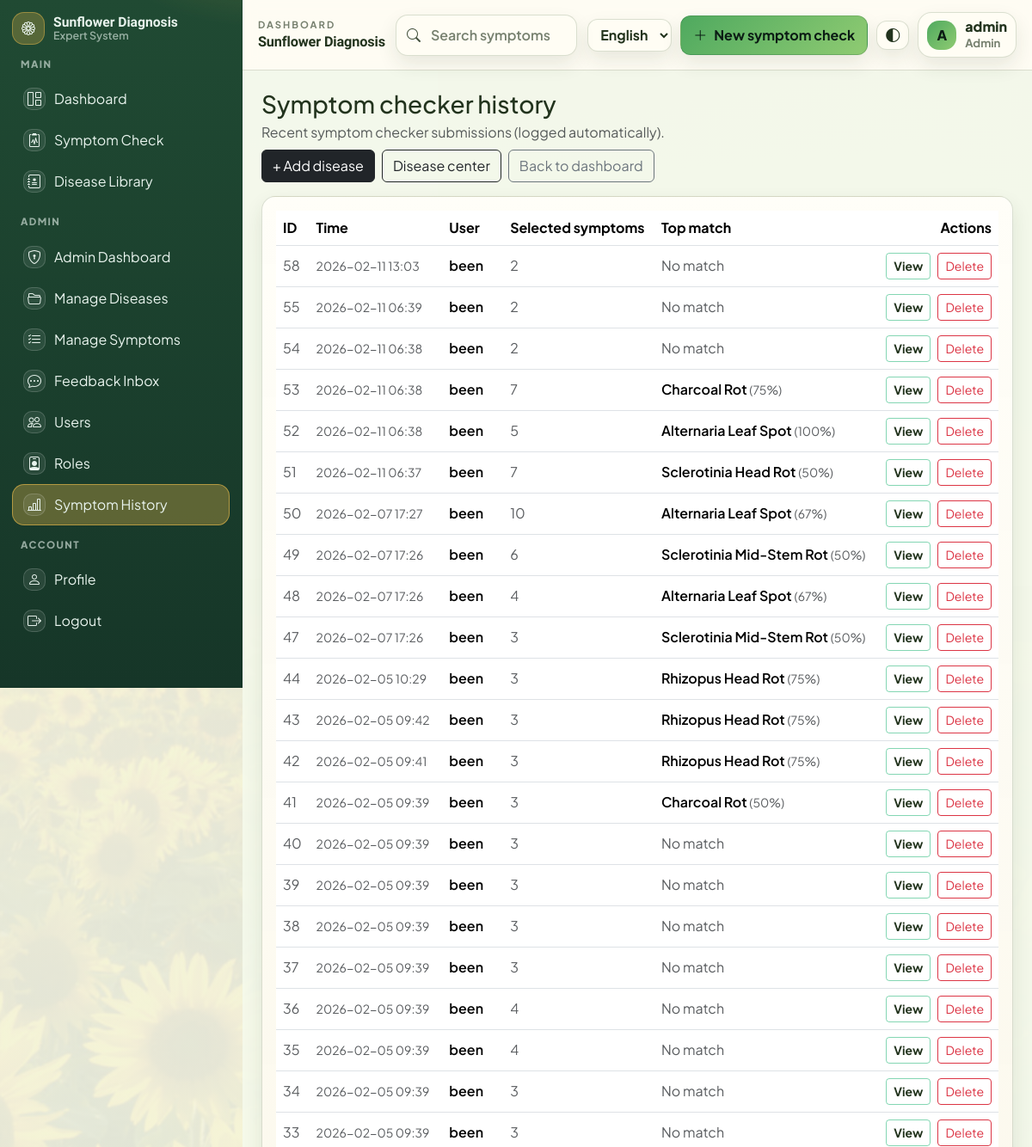
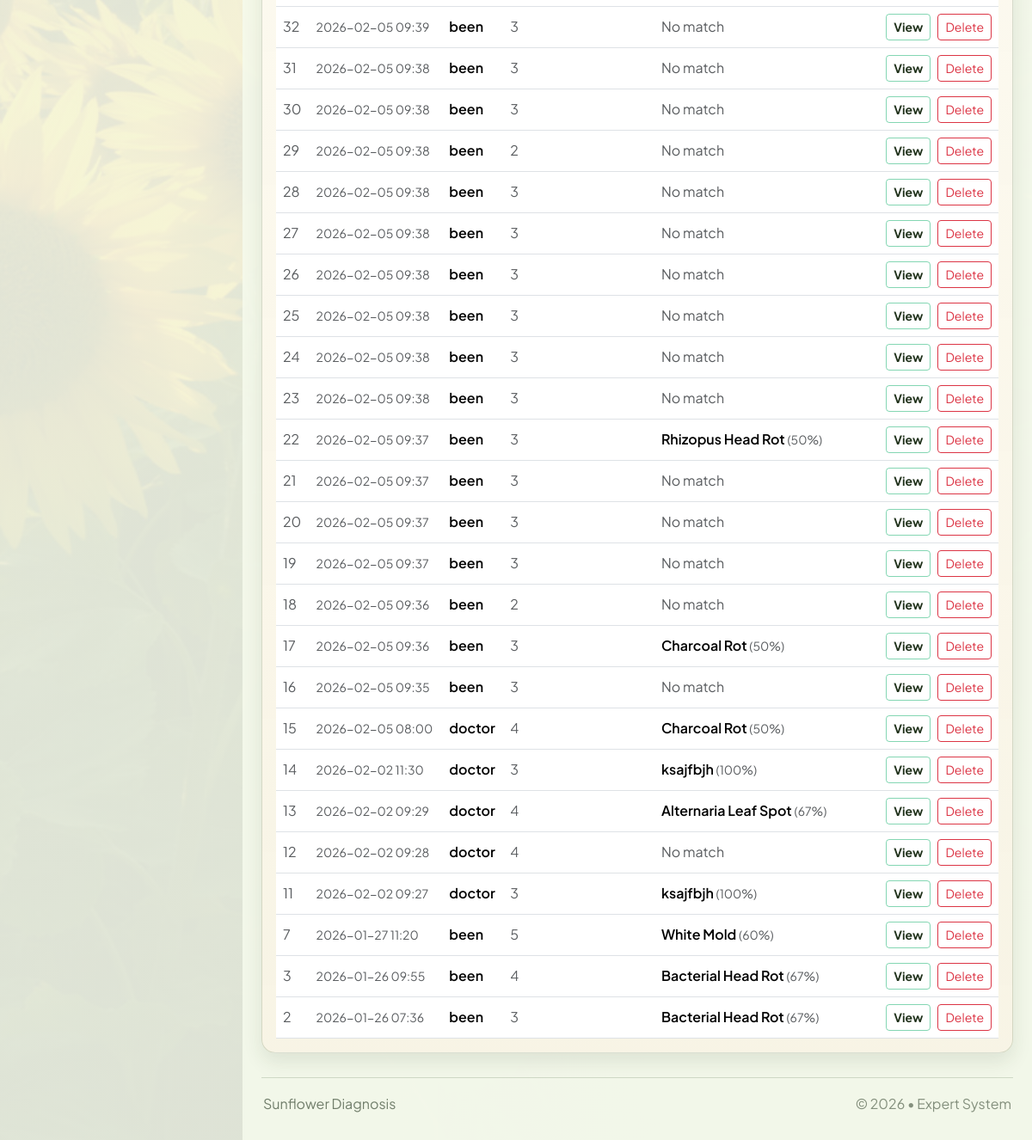
Page /admin/symptom-checks (signed in) on the committed database (2 pictures, top to bottom).
### app/models/user.py (models this page shows, shortened)
class User(UserMixin, db.Model):
    __tablename__ = "users"
    id = db.Column(db.Integer, primary_key=True)
    username = db.Column(db.String(80), unique=True, nullable=False, index=True)
    email = db.Column(db.String(120), unique=True, nullable=False, index=True)
    password_hash = db.Column(db.String(255), nullable=False)
    role = db.Column(db.String(20), nullable=False, default="user")  # "user", "doctor", or "admin"
    created_at = db.Column(db.DateTime, default=datetime.utcnow, nullable=False)
    role_id = db.Column(db.Integer, db.ForeignKey("roles.id"), nullable=True, index=True)
    role_obj = db.relationship("Role", lazy="joined")
    symptom_checks = db.relationship(
        "SymptomCheck", back_populates="user", cascade="all, delete-orphan"
    )
    feedback_items = db.relationship(
        "Feedback", back_populates="user", cascade="all, delete-orphan"
    )
    def has_permission(self, permission_name: str) -> bool:
        if not permission_name:
            return False
        if self.role == "admin" and permission_name == "access_admin":
            return True
        try:
            q = (
                db.session.query(Permission.id)
                .join(role_permissions, Permission.id == role_permissions.c.permission_id)
                .filter(Permission.name == permission_name)
            )
            if self.role_id:
                q = q.filter(role_permissions.c.role_id == self.role_id)
            else:
                q = q.join(Role, Role.id == role_permissions.c.role_id).filter(Role.name == self.role)
            row = q.first()
            return row is not None
        except OperationalError:
            return self.role == "admin"

### app/routes/admin.py (the view)
@admin_bp.route("/symptom-checks")
@login_required
@permission_required("view_symptom_checks")
def symptom_checks():
    checks = (
        SymptomCheck.query.join(User)
        .filter(User.role != "admin")
        .order_by(SymptomCheck.created_at.desc())
        .limit(200)
        .all()
    )
    return render_template("admin/symptom_checks.html", checks=checks)

### app/models/user.py (called while the page is built)
@login_manager.user_loader
def load_user(user_id: str):
    return User.query.get(int(user_id))

### app/utils.py (called while the page is built)
def permission_required(permission_name: str):
    def decorator(fn):
        @wraps(fn)
        def wrapper(*args, **kwargs):
            if not current_user.is_authenticated:
                abort(403)
            if not getattr(current_user, "has_permission", None):
                abort(403)
            if not current_user.has_permission(permission_name):
                abort(403)
            return fn(*args, **kwargs)
        return wrapper
    return decorator

### app/templates/admin/symptom_checks.html (shortened to what this page needs)
{% extends "base.html" %}

### app/templates/base.html (shortened to what this page needs)
<!doctype html>
<html lang="en" data-theme="light" data-bs-theme="light">
<head>
  <link href="https://cdn.jsdelivr.net/npm/bootstrap@5.3.3/dist/css/bootstrap.min.css" rel="stylesheet">
  <link href="https://cdn.jsdelivr.net/npm/bootstrap-icons@1.11.3/font/bootstrap-icons.min.css" rel="stylesheet">
  <link rel="stylesheet" href="{{ url_for('static', filename='css/style.css') }}?v=14">
</head>
<body>
  {% set authed = current_user.is_authenticated %}
  {% if authed %}
  <div class="sf-app">
    <aside class="sf-sidebar" aria-label="Sidebar">
      <div class="sf-side-head">
        <a class="sf-brand" href="{{ url_for('main.home') }}">
          <span class="sf-brand-icon" aria-hidden="true"><i class="bi bi-flower1"></i></span>
          <span class="sf-brand-text">
            <span class="sf-brand-title" data-i18n="brand_title">Sunflower Diagnosis</span>
            <span class="sf-brand-sub" data-i18n="brand_sub">Expert System</span>
          </span>
        </a>
      </div>
      <nav class="sf-nav">
        <div class="sf-nav-section" data-i18n="nav_main">MAIN</div>
        <a class="sf-nav-item {% if request.path == '/' %}is-active{% endif %}" href="{{ url_for('main.home') }}">
          <span class="sf-nav-ico" aria-hidden="true"><i class="bi bi-grid-1x2"></i></span>
          <span data-i18n="nav_dashboard">Dashboard</span>
        </a>
        <a class="sf-nav-item {% if request.path.startswith('/diagnose') %}is-active{% endif %}" href="{{ url_for('main.diagnose_page') }}">
          <span class="sf-nav-ico" aria-hidden="true"><i class="bi bi-clipboard2-pulse"></i></span>
          <span data-i18n="nav_symptom_check">Symptom Check</span>
        </a>
        <a class="sf-nav-item" href="{{ url_for('main.home') }}#library">
          <span class="sf-nav-ico" aria-hidden="true"><i class="bi bi-journal-medical"></i></span>
          <span data-i18n="nav_disease_library">Disease Library</span>
        </a>
        {% if current_user.has_permission('access_admin') %}
          <div class="sf-nav-section" data-i18n="nav_admin">ADMIN</div>
          <a class="sf-nav-item {% if request.path.startswith('/admin/dashboard') %}is-active{% endif %}" href="{{ url_for('admin.dashboard') }}">
            <span class="sf-nav-ico" aria-hidden="true"><i class="bi bi-shield-lock"></i></span>
            <span data-i18n="nav_admin_dashboard">Admin Dashboard</span>
          </a>
          <a class="sf-nav-item {% if request.path.startswith('/admin/diseases') or request.path.startswith('/admin/disease/') %}is-active{% endif %}" href="{{ url_for('admin.diseases') }}">
            <span class="sf-nav-ico" aria-hidden="true"><i class="bi bi-folder2-open"></i></span>
            <span data-i18n="nav_manage_diseases">Manage Diseases</span>
          </a>
          <a class="sf-nav-item {% if request.path.startswith('/admin/checklists') or request.path.startswith('/admin/checklist/') %}is-active{% endif %}" href="{{ url_for('admin.checklists') }}">
            <span class="sf-nav-ico" aria-hidden="true"><i class="bi bi-list-check"></i></span>
            <span data-i18n="nav_manage_symptoms">Manage Symptoms</span>
          </a>
          <a class="sf-nav-item {% if request.path.startswith('/admin/feedback') %}is-active{% endif %}" href="{{ url_for('admin.feedback') }}">
            <span class="sf-nav-ico" aria-hidden="true"><i class="bi bi-chat-dots"></i></span>
            <span data-i18n="nav_feedback_inbox">Feedback Inbox</span>
          </a>
          <a class="sf-nav-item {% if request.path.startswith('/admin/users') or request.path.startswith('/admin/user') %}is-active{% endif %}" href="{{ url_for('admin.users') }}">
            <span class="sf-nav-ico" aria-hidden="true"><i class="bi bi-people"></i></span>
            <span data-i18n="nav_users">Users</span>
          </a>
          <a class="sf-nav-item {% if request.path.startswith('/admin/roles') %}is-active{% endif %}" href="{{ url_for('admin.roles') }}">
            <span class="sf-nav-ico" aria-hidden="true"><i class="bi bi-person-badge"></i></span>
            <span data-i18n="nav_roles">Roles</span>
          </a>
          <a class="sf-nav-item {% if request.path.startswith('/admin/symptom') %}is-active{% endif %}" href="{{ url_for('admin.symptom_checks') }}">
            <span class="sf-nav-ico" aria-hidden="true"><i class="bi bi-bar-chart-line"></i></span>
            <span data-i18n="nav_symptom_history">Symptom History</span>
          </a>
        {% endif %}
        <div class="sf-nav-section" data-i18n="nav_account">ACCOUNT</div>
        <a class="sf-nav-item {% if request.path.startswith('/user/profile') %}is-active{% endif %}" href="{{ url_for('user.profile') }}">
          <span class="sf-nav-ico" aria-hidden="true"><i class="bi bi-person"></i></span>
          <span data-i18n="nav_profile">Profile</span>
        </a>
        <a class="sf-nav-item" href="{{ url_for('auth.logout') }}">
          <span class="sf-nav-ico" aria-hidden="true"><i class="bi bi-box-arrow-right"></i></span>
          <span data-i18n="nav_logout">Logout</span>
        </a>
      </nav>
    </aside>
    <div class="sf-main">
      <header class="sf-topbar">
        <div class="sf-topbar-left">
          <div class="sf-topbar-meta">
            <div class="sf-topbar-kicker" data-i18n="topbar_kicker">Dashboard</div>
            <div class="sf-topbar-title" data-i18n="topbar_title">Sunflower Diagnosis</div>
          </div>
        </div>
        <form class="sf-search" role="search" method="get" action="{{ url_for('main.search') }}">
          <i class="bi bi-search sf-search-ico" aria-hidden="true"></i>
          <input class="sf-search-input" type="search" name="q" value="{{ request.args.get('q','') }}" placeholder="Search symptoms, reports, crops" data-i18n-placeholder="search_placeholder" autocomplete="off" aria-label="Search">
        </form>
        <div class="sf-top-actions">
          <select class="sf-lang-select" data-language-select aria-label="Language">
            <option value="en">English</option>
          </select>
          <a class="sf-primary-btn" href="{{ url_for('main.diagnose_page') }}">
            <i class="bi bi-plus-lg" aria-hidden="true"></i>
            <span data-i18n="new_symptom_check">New symptom check</span>
          </a>
          <button class="sf-icon-btn" type="button" data-action="toggleTheme" title="Toggle theme" data-i18n-title="toggle_theme" aria-label="Toggle theme">
            <i class="bi bi-circle-half" aria-hidden="true"></i>
          </button>
          <div class="sf-userchip" title="Signed in">
            <div class="sf-avatar" aria-hidden="true">{{ (current_user.username or 'U')[0] | upper }}</div>
            <div class="sf-userchip-text d-none d-sm-block">
              <div class="sf-userchip-name">{{ current_user.username }}</div>
              <div class="sf-userchip-role">{{ (current_user.role or 'user') | capitalize }}</div>
            </div>
          </div>
        </div>
      </header>
      <main class="sf-content">
        {{ page_content | safe }}
        <footer class="sf-footer">
          <div data-i18n="footer_title">Sunflower Diagnosis</div>
          <div class="sf-footer-muted" data-i18n="footer_sub">© 2026 • Expert System</div>
        </footer>
      </main>
    </div>
  </div>
  {% endif %}
</body>
</html>

### rows in the picture
User: username "A", username "admin", role "Admin"
User: username "Symptom checker history Recent symptom checker submissions (logged automatically). + Add disease Disease center Back to dashboard ID Time User Selected symptoms Top match Actions 58 2026-02-11 13:03 been 2 No match View Delete 55 2026-02-11 06:39 been 2 No match View Delete 54 2026-02-11 06:38 been 2 No match View Delete 53 2026-02-11 06:38 been 7 Charcoal Rot (75%) View Delete 52 2026-02-11 06:38 been 5 Alternaria Leaf Spot (100%) View Delete 51 2026-02-11 06:37 been 7 Sclerotinia Head Rot (50%) View Delete 50 2026-02-07 17:27 been 10 Alternaria Leaf Spot (67%) View Delete 49 2026-02-07 17:26 been 6 Sclerotinia Mid-Stem Rot (50%) View Delete 48 2026-02-07 17:26 been 4 Alternaria Leaf Spot…"
